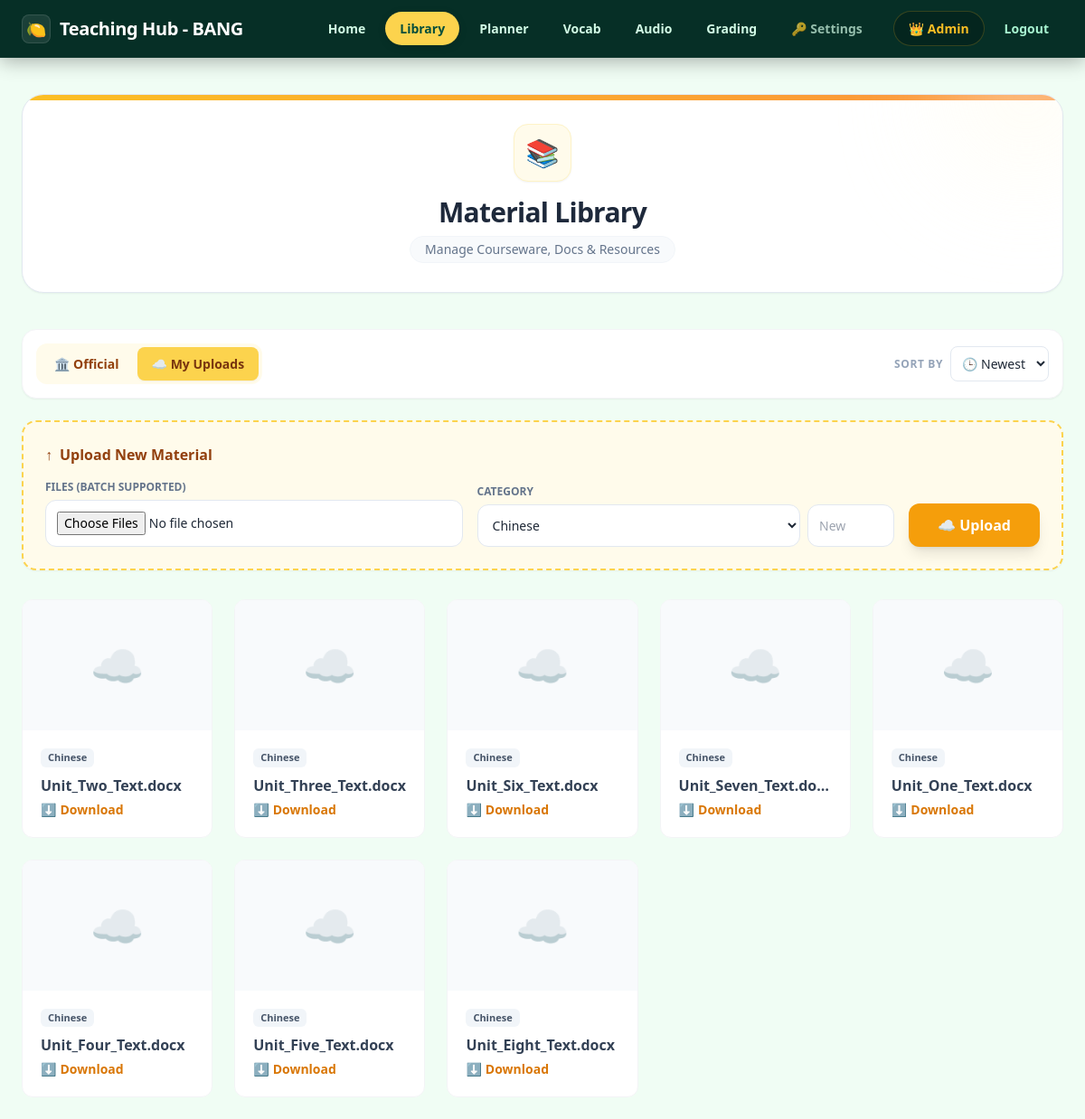
/library?tab=user&sort=newest (signed in), run on the app's committed database.
### tables this page shows
CREATE TABLE materials (
            id INTEGER PRIMARY KEY AUTOINCREMENT,
            filename TEXT NOT NULL,
            category TEXT NOT NULL,
            file_path TEXT NOT NULL,
            cover_path TEXT,
            upload_time DATETIME,
            uploader TEXT
        );

### app.py (the view, shortened to what this page needs)
@app.route("/library", methods=["GET", "POST"])
@login_required
def library():
    success = None
    error = None
    sort_option = request.args.get('sort', 'newest')
    active_tab = request.args.get('tab', 'official')
    official_materials = get_materials(uploader_type='System', sort_by=sort_option)
    user_materials = get_materials(uploader_type='User', sort_by=sort_option)
    categories = get_all_categories()
    return render_template("library.html", official_materials=official_materials, user_materials=user_materials, categories=categories, active_tab=active_tab, sort_option=sort_option, success=success, error=error)

### app.py (called while the page is built)
@login_manager.user_loader
def load_user(user_id):
    row = get_user_by_id(user_id)
    if row: return User(id=row[0], username=row[1], is_admin=row[2])
    return None

### services/library_service.py (called while the page is built)
def get_user_by_id(user_id):
    conn = sqlite3.connect('platform.db')
    cursor = conn.cursor()
    cursor.execute('SELECT id, username, is_admin FROM users WHERE id = ?', (user_id,))
    row = cursor.fetchone()
    conn.close()
    return row

def get_all_categories():
    conn = sqlite3.connect('platform.db')
    cursor = conn.cursor()
    try:
        cursor.execute('SELECT DISTINCT category FROM materials')
        rows = cursor.fetchall()
        categories = [row[0] for row in rows]
    except: categories = []
    finally: conn.close()
    defaults = ["Chinese", "English", "French"]
    for d in defaults:
        if d not in categories: categories.append(d)
    return categories

def get_materials(uploader_type=None, sort_by='newest'):
    conn = sqlite3.connect('platform.db')
    conn.row_factory = sqlite3.Row
    cursor = conn.cursor()
    sql = "SELECT * FROM materials"
    params = []
    if uploader_type:
        sql += " WHERE uploader = ?"
        params.append(uploader_type)
    if sort_by == 'newest': sql += " ORDER BY upload_time DESC"
    elif sort_by == 'oldest': sql += " ORDER BY upload_time ASC"
    elif sort_by == 'a-z': sql += " ORDER BY filename ASC"
    else: sql += " ORDER BY category, upload_time DESC"
    cursor.execute(sql, tuple(params))
    rows = cursor.fetchall()
    conn.close()
    return rows

### templates/library.html (shortened to what this page needs)
{% extends "base.html" %}
{% block content %}
<div class="max-w-[1200px] mx-auto p-6 fade-in-up">
    <header class="mb-10 bg-white p-8 rounded-3xl border border-slate-200 shadow-sm relative overflow-hidden text-center">
        <div class="absolute top-0 left-0 w-full h-1.5 bg-gradient-to-r from-amber-400 to-orange-400"></div>
        <div class="absolute -right-10 -top-20 w-40 h-40 bg-amber-50 rounded-full blur-3xl opacity-60"></div>
        <div class="relative z-10">
            <div class="inline-flex items-center justify-center w-16 h-16 bg-amber-50 text-amber-600 rounded-2xl text-3xl mb-4 shadow-sm border border-amber-100">📚</div>
            <h1 class="text-3xl font-black text-slate-800 tracking-tight">Material Library</h1>
            <p class="text-slate-500 mt-2 text-sm font-medium bg-slate-50 inline-block px-4 py-1 rounded-full border border-slate-100">Manage Courseware, Docs & Resources</p>
        </div>
    </header>
    <div class="controls-card shadow-sm">
        <div class="controls-content">
            <div class="tabs">
                <a href="/library?tab=official&sort={{ sort_option }}" class="tab-btn {% if active_tab == 'official' %}active{% endif %}">🏛️ Official</a>
                <a href="/library?tab=user&sort={{ sort_option }}" class="tab-btn {% if active_tab == 'user' %}active{% endif %}">☁️ My Uploads</a>
            </div>
            <form action="/library" method="GET" class="flex items-center gap-2">
                <span class="text-xs font-bold text-slate-400 uppercase tracking-wider">Sort by</span>
                <select name="sort" onchange="this.form.submit()" class="p-2 border border-slate-200 rounded-lg bg-white text-sm outline-none">
                    <option value="newest" {% if sort_option == 'newest' %}selected{% endif %}>🕒 Newest</option>
                </select>
            </form>
        </div>
    </div>
    <div class="{% if active_tab != 'user' %}hidden{% endif %}">
        <div class="upload-card shadow-sm">
            <h3 class="text-amber-800 font-bold mb-4 flex items-center gap-2"><span>↑</span> Upload New Material</h3>
            <form method="POST" enctype="multipart/form-data" class="flex flex-wrap gap-4 items-end">
                <div class="flex-1 min-w-[200px]">
                    <label class="block text-xs font-bold text-slate-500 mb-1.5 uppercase">Files (Batch Supported)</label>
                    <input type="file" name="material_file" multiple required class="w-full p-3 bg-white border border-slate-200 rounded-xl text-sm">
                </div>
                <div class="flex-1 min-w-[200px]">
                    <label class="block text-xs font-bold text-slate-500 mb-1.5 uppercase">Category</label>
                    <div class="flex gap-2">
                        <select name="category_select" class="p-3 border border-slate-200 rounded-xl bg-white flex-1 text-sm outline-none">
                            {% for cat in categories %}<option value="{{ cat }}">{{ cat }}</option>{% endfor %}
                        </select>
                        <input type="text" name="category_new" placeholder="New" class="p-3 border border-slate-200 rounded-xl w-24 text-sm outline-none">
                    </div>
                </div>
                <button type="submit" class="bg-amber-500 text-white px-8 py-3 rounded-xl font-bold hover:bg-amber-600 transition shadow-lg flex items-center gap-2">☁️ Upload</button>
            </form>
        </div>
        <div class="grid grid-cols-2 md:grid-cols-4 lg:grid-cols-5 gap-6">
            {% for m in user_materials %}
            <div class="book-card flex flex-col h-full group relative">
                <div class="h-36 bg-slate-50 flex items-center justify-center text-5xl">{% if m.cover_path %}<img src="/library/cover/{{ m.id }}" class="w-full h-full object-cover">{% else %}☁️{% endif %}</div>
                <div class="p-5 flex-1 flex flex-col">
                    <span class="book-tag w-fit mb-2 bg-slate-100 text-slate-600">{{ m.category }}</span>
                    <div class="font-bold text-slate-700 mb-1 truncate text-base">{{ m.filename }}</div>
                    <a href="/library/download/{{ m.id }}" class="download-link"><span>⬇️</span> Download</a>
                </div>
            </div>
            {% endfor %}
        </div>
    </div>
</div>
{% endblock %}

### templates/base.html (style rules this page uses)
body { font-family: 'Segoe UI', Tahoma, Geneva, Verdana, sans-serif; background-color: #f0fdf4; min-height: 100vh; margin: 0; padding-top: 80px; color: #1f2937; }
.fade-in-up { animation: fadeInUp 0.5s ease-out forwards; opacity: 0; }

### templates/library.html (style rules this page uses)
.controls-card { background: white; border-radius: 16px; border: 1px solid #f3f4f6; margin-bottom: 24px; }
.controls-content { padding: 15px; display: flex; justify-content: space-between; align-items: center; }
.tabs { background: #fffbeb; padding: 4px; border-radius: 12px; display: flex; gap: 4px; }
.tab-btn { padding: 8px 16px; border-radius: 8px; font-weight: 700; font-size: 0.875rem; color: #92400e; text-decoration: none; transition: all 0.2s; }
.tab-btn.active { background: #fcd34d; color: #78350f; box-shadow: 0 1px 2px rgba(0,0,0,0.05); }
.upload-card { background: #fffbeb; border: 2px dashed #fcd34d; padding: 24px; border-radius: 16px; margin-bottom: 32px; }
.book-card { background: white; border: 1px solid #f3f4f6; transition: all 0.2s; border-radius: 12px; overflow: hidden; }
.book-tag { background: #fef3c7; color: #b45309; padding: 2px 8px; border-radius: 6px; font-size: 11px; font-weight: 700; }
.download-link { color: #d97706; font-weight: bold; text-decoration: none; font-size: 0.875rem; display: flex; align-items: center; gap: 4px; margin-top: auto; }

### data on the page
materials: category "Chinese", filename "Unit_Two_Text.docx"
materials: category "Chinese", filename "Unit_Three_Text.docx"
materials: category "Chinese", filename "Unit_Six_Text.docx"
materials: category "Chinese", filename "Unit_Seven_Text.docx"
materials: category "Chinese", filename "Unit_One_Text.docx"
materials: category "Chinese", filename "Unit_Four_Text.docx"
materials: category "Chinese", filename "Unit_Five_Text.docx"
materials: category "Chinese", filename "Unit_Eight_Text.docx"

### other printed values
form field category_select "Chinese"
